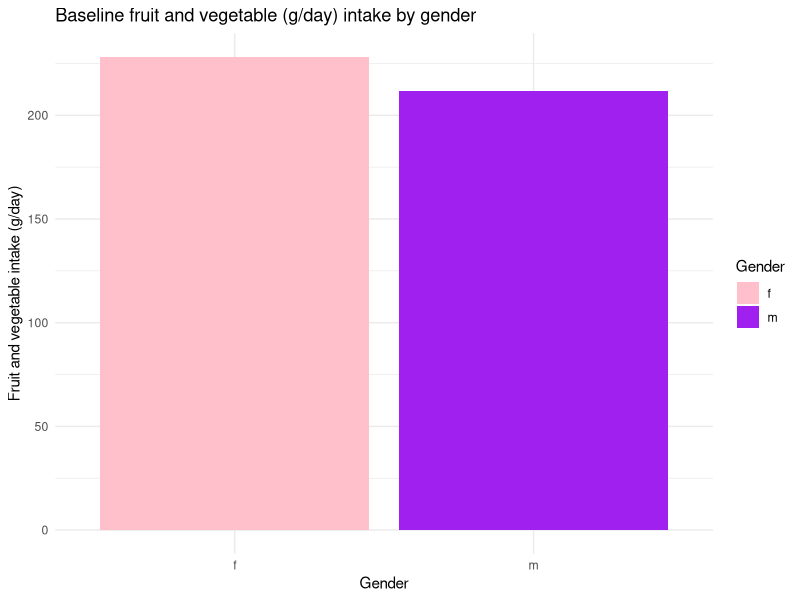
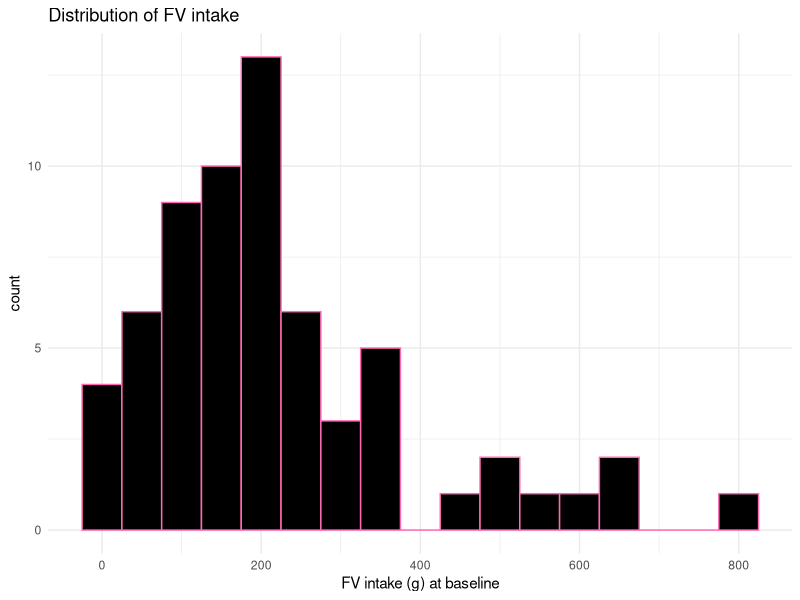
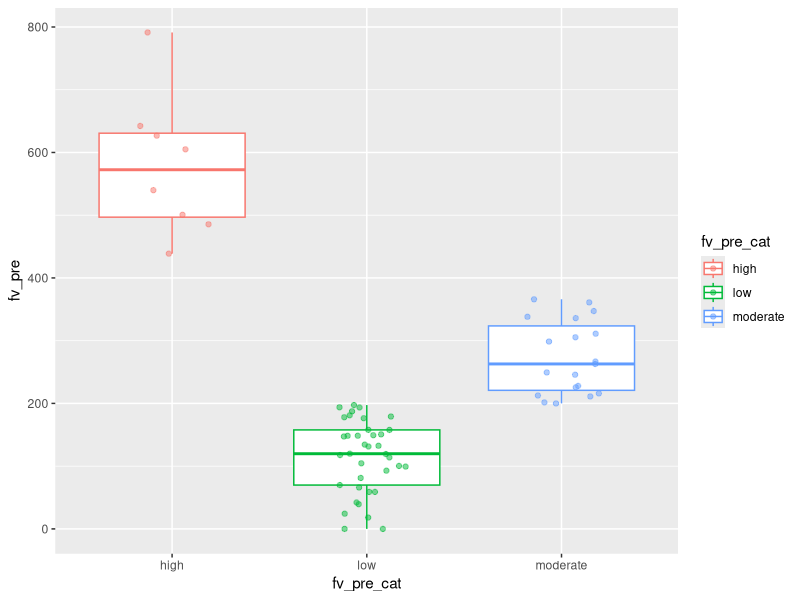

Source code (R) for these figures, in order:
# Tasks: clean and visualize a dataset that tracks daily fruit and vegetable consumption among study participants.
# Data Wrangling: (1) filter the data for participants aged 18 to 65. (2) Categorize participants as “Low”, “Moderate”, or “High” intake based on total daily intake: Low: Less than 200 grams; Moderate: Between 200 and 400 grams; High: More than 400 grams
# Data Visualization: (1) average daily fruit and vegetable intake by gender.(2) shows the distribution of total daily intake.(3) comparing total daily intake across the three intake categories. Add labels and titles to your plots & use different colors to distinguish between groups in the bar plot.

# attach packages
library(dplyr)
library(ggplot2)

# read data
df <- read.csv("supermarket_dat.csv", na.strings = c("NA", ""), stringsAsFactors = TRUE)

# view  variables
glimpse(df)

# no age var, so create random
df$age <- sample(18:65, nrow(df), replace = TRUE)
df$gender <- sample(c("m", "f"), nrow(df), replace = TRUE)

# create new df
dat <- df |>
  # select relevant variables
  select(age, gender, fv_pre) |>
  # filter age 18 - 65
  filter(age >= 18 & age <= 65) |>
  # move age to front
  relocate(age) |> 
  # create new var to account for categories of daily f/v intake
  mutate(
    fv_pre_cat =  case_when(
      fv_pre < 200 ~ "low",
      fv_pre >= 200 & fv_pre <= 400 ~ "moderate",
      fv_pre > 400 ~ "high"
  )
)

# create plot to view intake by gender

# summarize 
dat_sum <- dat |> 
  summarise(avg_fv_pre = mean(fv_pre), .by = gender)

# plot
fruit_gender <- ggplot(
  dat_sum, 
  aes(x = gender, y = avg_fv_pre, fill = gender)
  ) +
  geom_bar(stat = "identity") +
  labs(
    title = "Baseline fruit and vegetable (g/day) intake by gender",
    x = "Gender",
    y = "Fruit and vegetable intake (g/day)",
    fill = "Gender"
  ) +
  scale_fill_manual(values = c("f" = "pink", "m" = "purple")) +
  theme_minimal()


# view distribution of total intake
fruit_distr <- ggplot(
  dat,
  aes(x = fv_pre)
) +
  geom_histogram(binwidth = 50, color = "hotpink", fill = "black") +
  labs(
    title = "Distribution of FV intake",
    x = "FV intake (g) at baseline"
  ) +
  theme_minimal()

# compare intake across different intake categories

fruit_box <- ggplot(
  dat,
  aes(x = fv_pre_cat, y = fv_pre, color = fv_pre_cat)
) +
  geom_boxplot() +
  geom_jitter(width = 0.2, alpha = 0.5)
  labs(
    title = "Comparing baseline FV intake categories among \nstudy participants",
    x = NULL,
    y = "FV intake (g/day)",
    color = "Intake category"
  )

# save plots
ggsave("Average FV intake by gender.png", fruit_gender, dpi = 300)
ggsave("baseline FV distribution.png", fruit_distr, dpi = 300)
ggsave("FV intake cat for all ppts.png", fruit_box, dpi = 300)
